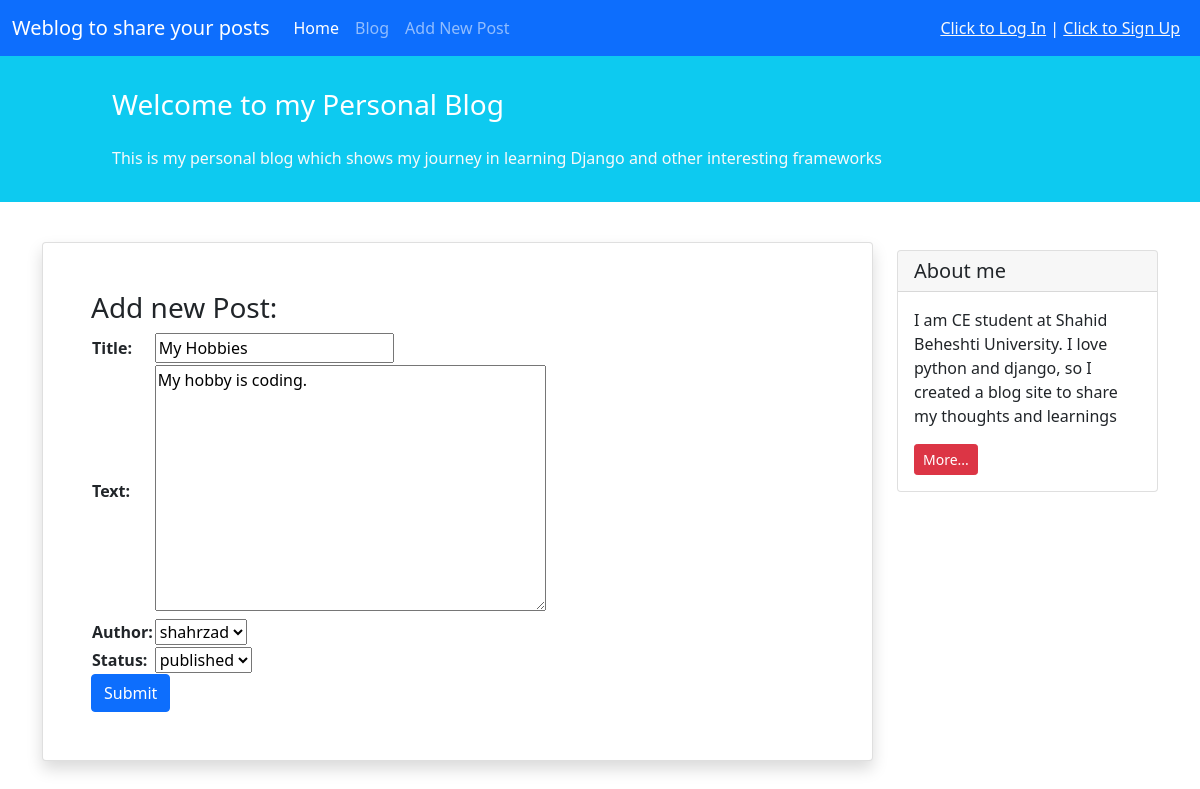
Page /9/update on the committed database.
### blog/models.py (models this page shows, shortened)
class Post(models.Model):
    STATUS_CHOICES = (
        ('pub', 'published'),
        ('drf', 'draft'),
    )
    title = models.CharField(max_length=100)
    text = models.TextField()
    author = models.ForeignKey('auth.User', on_delete=models.CASCADE)
    datetime_created = models.DateTimeField(auto_now_add=True)
    datetime_modified = models.DateTimeField(auto_now=True)
    status = models.CharField(max_length=3, choices=STATUS_CHOICES)

### blog/views.py (the view)
# urls.py: path('<int:pk>/update', views.PostUpdateView.as_view(), name='post_update'),
class PostUpdateView(generic.UpdateView):
    form_class = PostForm
    template_name = 'blog/post_create.html'
    model = Post

### blog/forms.py
class PostForm(forms.ModelForm):
    class Meta:
        model = Post
        fields = ['title', 'text', 'author', 'status']

### blog/templates/blog/post_create.html (shortened to what this page needs)
{% extends '_base.html' %}
{% block content %}
    <div class="container mt-4">
        <div class="row">
            <div class="col-9">
                <div class="card shadow my-3 p-5">
                    <h3>Add new Post:</h3>
                    <form method="POST">
                        <table>
                            {{ form.as_table }}
                        </table>
                        <button type="submit" class="btn btn-primary">Submit</button>
                    </form>
                </div>
            </div>
            <div class="col-3">
                <div class="card my-4">
                    <h5 class="card-header">About me</h5>
                    <div class="card-body">
                        <p class="card-text">I am CE student at Shahid Beheshti University. I love python and django, so I created a blog site to share my
                            thoughts and learnings</p>
                        <a href="#"
                           class="btn btn-sm btn-danger">
                            More...
                        </a>
                    </div>
                </div>
            </div>
        </div>
    </div>
{% endblock content %}

### rows in the picture
Post: title "My Hobbies", text "My hobby is coding.", author "shahrzad", status "published"
